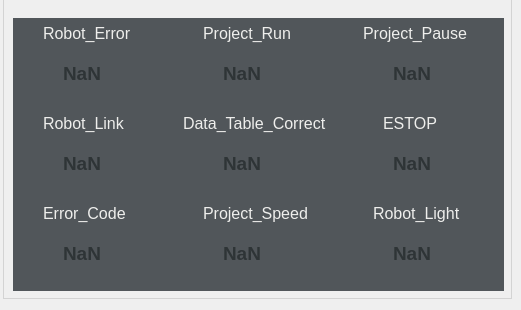
     <widget class="QWidget" name="Robot_Status_tab">
      <attribute name="title">
       <string>TM_Robot_Status</string>
      </attribute>
      <widget class="QGroupBox" name="Robot_Status_groupBox">
       <property name="geometry">
        <rect>
         <x>3</x>
         <y>-2</y>
         <width>509</width>
         <height>301</height>
        </rect>
       </property>
       <property name="font">
        <font>
         <family>Ubuntu Condensed</family>
         <pointsize>18</pointsize>
         <weight>50</weight>
         <italic>true</italic>
         <bold>false</bold>
         <underline>false</underline>
         <strikeout>false</strikeout>
         <kerning>true</kerning>
        </font>
       </property>
       <property name="styleSheet">
        <string notr="true">        QGroupBox {
            border-color: rgb(50, 50, 50);
            border: 2px solid lightgray;
            border-width: 0.5px;
            border-style: solid;
            margin-top: 1ex;  /* leave space at the top for the title */
        }
        QGroupBox::title {
            subcontrol-origin: margin;
            subcontrol-position: top left;
            left: 10px;
            margin-left: 0px;
            padding: 0  3px;
        }</string>
       </property>
       <property name="title">
        <string/>
       </property>
       <property name="flat">
        <bool>false</bool>
       </property>
       <widget class="QWidget" name="widget_Robot_Status_black" native="true">
        <property name="geometry">
         <rect>
          <x>10</x>
          <y>20</y>
          <width>491</width>
          <height>273</height>
         </rect>
        </property>
        <property name="styleSheet">
         <string notr="true">background-color: rgb(81, 86, 90);</string>
        </property>
        <widget class="QWidget" name="widget_Project_Run" native="true">
         <property name="geometry">
          <rect>
           <x>160</x>
           <y>0</y>
           <width>161</width>
           <height>81</height>
          </rect>
         </property>
         <property name="styleSheet">
          <string notr="true">background-color: rgb(81, 86, 90);</string>
         </property>
         <widget class="QLabel" name="Project_Run_label">
          <property name="geometry">
           <rect>
            <x>30</x>
            <y>0</y>
            <width>161</width>
            <height>31</height>
           </rect>
          </property>
          <property name="font">
           <font>
            <pointsize>8</pointsize>
           </font>
          </property>
          <property name="styleSheet">
           <string notr="true">co</string>
          </property>
          <property name="text">
           <string>&lt;html&gt;&lt;head/&gt;&lt;body&gt;&lt;p&gt;&lt;span style=&quot; font-size:12pt; color:#eeeeec;&quot;&gt;Project_Run&lt;/span&gt;&lt;/p&gt;&lt;/body&gt;&lt;/html&gt;</string>
          </property>
         </widget>
         <widget class="QLabel" name="project_run_status_label">
          <property name="geometry">
           <rect>
            <x>50</x>
            <y>40</y>
            <width>61</width>
            <height>31</height>
           </rect>
          </property>
          <property name="font">
           <font>
            <pointsize>8</pointsize>
           </font>
          </property>
          <property name="styleSheet">
           <string notr="true">co</string>
          </property>
          <property name="text">
           <string>&lt;html&gt;&lt;head/&gt;&lt;body&gt;&lt;p&gt;&lt;span style=&quot; font-size:14pt; font-weight:600; color:#2e3436;&quot;&gt;NaN&lt;/span&gt;&lt;/p&gt;&lt;/body&gt;&lt;/html&gt;</string>
          </property>
         </widget>
        </widget>
        <widget class="QWidget" name="widget_Project_Pause" native="true">
         <property name="geometry">
          <rect>
           <x>330</x>
           <y>0</y>
           <width>161</width>
           <height>81</height>
          </rect>
         </property>
         <property name="styleSheet">
          <string notr="true">background-color: rgb(81, 86, 90);</string>
         </property>
         <widget class="QLabel" name="Project_Pause_label">
          <property name="geometry">
           <rect>
            <x>20</x>
            <y>0</y>
            <width>161</width>
            <height>31</height>
           </rect>
          </property>
          <property name="font">
           <font>
            <pointsize>8</pointsize>
           </font>
          </property>
          <property name="styleSheet">
           <string notr="true">co</string>
          </property>
          <property name="text">
           <string>&lt;html&gt;&lt;head/&gt;&lt;body&gt;&lt;p&gt;&lt;span style=&quot; font-size:12pt; color:#eeeeec;&quot;&gt;Project_Pause&lt;/span&gt;&lt;/p&gt;&lt;/body&gt;&lt;/html&gt;</string>
          </property>
         </widget>
         <widget class="QLabel" name="project_pause_status_label">
          <property name="geometry">
           <rect>
            <x>50</x>
            <y>40</y>
            <width>61</width>
            <height>31</height>
           </rect>
          </property>
          <property name="font">
           <font>
            <pointsize>8</pointsize>
           </font>
          </property>
          <property name="styleSheet">
           <string notr="true">co</string>
          </property>
          <property name="text">
           <string>&lt;html&gt;&lt;head/&gt;&lt;body&gt;&lt;p&gt;&lt;span style=&quot; font-size:14pt; font-weight:600; color:#2e3436;&quot;&gt;NaN&lt;/span&gt;&lt;/p&gt;&lt;/body&gt;&lt;/html&gt;</string>
          </property>
         </widget>
        </widget>
        <widget class="QWidget" name="widget_Robot_Link" native="true">
         <property name="geometry">
          <rect>
           <x>0</x>
           <y>90</y>
           <width>161</width>
           <height>81</height>
          </rect>
         </property>
         <property name="styleSheet">
          <string notr="true">background-color: rgb(81, 86, 90);</string>
         </property>
         <widget class="QLabel" name="Robot_Link_label">
          <property name="geometry">
           <rect>
            <x>30</x>
            <y>0</y>
            <width>161</width>
            <height>31</height>
           </rect>
          </property>
          <property name="font">
           <font>
            <pointsize>8</pointsize>
           </font>
          </property>
          <property name="styleSheet">
           <string notr="true">co</string>
          </property>
          <property name="text">
           <string>&lt;html&gt;&lt;head/&gt;&lt;body&gt;&lt;p&gt;&lt;span style=&quot; font-size:12pt; color:#eeeeec;&quot;&gt;Robot_Link&lt;/span&gt;&lt;/p&gt;&lt;/body&gt;&lt;/html&gt;</string>
          </property>
         </widget>
         <widget class="QLabel" name="robot_link_status_label">
          <property name="geometry">
           <rect>
            <x>50</x>
            <y>40</y>
            <width>61</width>
            <height>31</height>
           </rect>
          </property>
          <property name="font">
           <font>
            <pointsize>8</pointsize>
           </font>
          </property>
          <property name="styleSheet">
           <string notr="true">co</string>
          </property>
          <property name="text">
           <string>&lt;html&gt;&lt;head/&gt;&lt;body&gt;&lt;p&gt;&lt;span style=&quot; font-size:14pt; font-weight:600; color:#2e3436;&quot;&gt;NaN&lt;/span&gt;&lt;/p&gt;&lt;/body&gt;&lt;/html&gt;</string>
          </property>
         </widget>
        </widget>
        <widget class="QWidget" name="widget_ESTOP" native="true">
         <property name="geometry">
          <rect>
           <x>330</x>
           <y>90</y>
           <width>161</width>
           <height>81</height>
          </rect>
         </property>
         <property name="styleSheet">
          <string notr="true">background-color: rgb(81, 86, 90);</string>
         </property>
         <widget class="QLabel" name="ESTOP_label">
          <property name="geometry">
           <rect>
            <x>40</x>
            <y>0</y>
            <width>161</width>
            <height>31</height>
           </rect>
          </property>
          <property name="font">
           <font>
            <pointsize>8</pointsize>
           </font>
          </property>
          <property name="styleSheet">
           <string notr="true">co</string>
          </property>
          <property name="text">
           <string>&lt;html&gt;&lt;head/&gt;&lt;body&gt;&lt;p&gt;&lt;span style=&quot; font-size:12pt; color:#eeeeec;&quot;&gt;ESTOP&lt;/span&gt;&lt;/p&gt;&lt;/body&gt;&lt;/html&gt;</string>
          </property>
         </widget>
         <widget class="QLabel" name="estop_status_label">
          <property name="geometry">
           <rect>
            <x>50</x>
            <y>40</y>
            <width>61</width>
            <height>31</height>
           </rect>
          </property>
          <property name="font">
           <font>
            <pointsize>8</pointsize>
           </font>
          </property>
          <property name="styleSheet">
           <string notr="true">co</string>
          </property>
          <property name="text">
           <string>&lt;html&gt;&lt;head/&gt;&lt;body&gt;&lt;p&gt;&lt;span style=&quot; font-size:14pt; font-weight:600; color:#2e3436;&quot;&gt;NaN&lt;/span&gt;&lt;/p&gt;&lt;/body&gt;&lt;/html&gt;</string>
          </property>
         </widget>
        </widget>
        <widget class="QWidget" name="widget_Data_Table_Correct" native="true">
         <property name="geometry">
          <rect>
           <x>160</x>
           <y>90</y>
           <width>161</width>
           <height>81</height>
          </rect>
         </property>
         <property name="styleSheet">
          <string notr="true">background-color: rgb(81, 86, 90);</string>
         </property>
         <widget class="QLabel" name="Data_Table_Correct_label">
          <property name="geometry">
           <rect>
            <x>10</x>
            <y>0</y>
            <width>161</width>
            <height>31</height>
           </rect>
          </property>
          <property name="font">
           <font>
            <pointsize>8</pointsize>
           </font>
          </property>
          <property name="styleSheet">
           <string notr="true">co</string>
          </property>
          <property name="text">
           <string>&lt;html&gt;&lt;head/&gt;&lt;body&gt;&lt;p&gt;&lt;span style=&quot; font-size:12pt; color:#eeeeec;&quot;&gt;Data_Table_Correct&lt;/span&gt;&lt;/p&gt;&lt;/body&gt;&lt;/html&gt;</string>
          </property>
         </widget>
         <widget class="QLabel" name="data_table_correct_status_label">
          <property name="geometry">
           <rect>
            <x>50</x>
            <y>40</y>
            <width>61</width>
            <height>31</height>
           </rect>
          </property>
          <property name="font">
           <font>
            <pointsize>8</pointsize>
           </font>
          </property>
          <property name="styleSheet">
           <string notr="true">co</string>
          </property>
          <property name="text">
           <string>&lt;html&gt;&lt;head/&gt;&lt;body&gt;&lt;p&gt;&lt;span style=&quot; font-size:14pt; font-weight:600; color:#2e3436;&quot;&gt;NaN&lt;/span&gt;&lt;/p&gt;&lt;/body&gt;&lt;/html&gt;</string>
          </property>
         </widget>
        </widget>
        <widget class="QWidget" name="widget_Robot_Light" native="true">
         <property name="geometry">
          <rect>
           <x>330</x>
           <y>180</y>
           <width>161</width>
           <height>81</height>
          </rect>
         </property>
         <property name="styleSheet">
          <string notr="true">background-color: rgb(81, 86, 90);</string>
         </property>
         <widget class="QLabel" name="Robot_Light_label">
          <property name="geometry">
           <rect>
            <x>30</x>
            <y>0</y>
            <width>161</width>
            <height>31</height>
           </rect>
          </property>
          <property name="font">
           <font>
            <pointsize>8</pointsize>
           </font>
          </property>
          <property name="styleSheet">
           <string notr="true">co</string>
          </property>
          <property name="text">
           <string>&lt;html&gt;&lt;head/&gt;&lt;body&gt;&lt;p&gt;&lt;span style=&quot; font-size:12pt; color:#eeeeec;&quot;&gt;Robot_Light&lt;/span&gt;&lt;/p&gt;&lt;/body&gt;&lt;/html&gt;</string>
          </property>
         </widget>
         <widget class="QLabel" name="robot_light_status_label">
          <property name="geometry">
           <rect>
            <x>50</x>
            <y>40</y>
            <width>61</width>
            <height>31</height>
           </rect>
          </property>
          <property name="font">
           <font>
            <pointsize>8</pointsize>
           </font>
          </property>
          <property name="styleSheet">
           <string notr="true">co</string>
          </property>
          <property name="text">
           <string>&lt;html&gt;&lt;head/&gt;&lt;body&gt;&lt;p&gt;&lt;span style=&quot; font-size:14pt; font-weight:600; color:#2e3436;&quot;&gt;NaN&lt;/span&gt;&lt;/p&gt;&lt;/body&gt;&lt;/html&gt;</string>
          </property>
         </widget>
        </widget>
        <widget class="QWidget" name="widget_Robot_Error" native="true">
         <property name="geometry">
          <rect>
           <x>0</x>
           <y>180</y>
           <width>161</width>
           <height>81</height>
          </rect>
         </property>
         <property name="styleSheet">
          <string notr="true">background-color: rgb(81, 86, 90);</string>
         </property>
         <widget class="QLabel" name="Error_Code_label">
          <property name="geometry">
           <rect>
            <x>30</x>
            <y>0</y>
            <width>161</width>
            <height>31</height>
           </rect>
          </property>
          <property name="font">
           <font>
            <pointsize>8</pointsize>
           </font>
          </property>
          <property name="styleSheet">
           <string notr="true">co</string>
          </property>
          <property name="text">
           <string>&lt;html&gt;&lt;head/&gt;&lt;body&gt;&lt;p&gt;&lt;span style=&quot; font-size:12pt; color:#eeeeec;&quot;&gt;Error_Code&lt;/span&gt;&lt;/p&gt;&lt;/body&gt;&lt;/html&gt;</string>
          </property>
         </widget>
         <widget class="QLabel" name="robot_error_status_label">
          <property name="geometry">
           <rect>
            <x>50</x>
            <y>40</y>
            <width>61</width>
            <height>31</height>
           </rect>
          </property>
          <property name="font">
           <font>
            <pointsize>8</pointsize>
           </font>
          </property>
          <property name="styleSheet">
           <string notr="true">co</string>
          </property>
          <property name="text">
           <string>&lt;html&gt;&lt;head/&gt;&lt;body&gt;&lt;p&gt;&lt;span style=&quot; font-size:14pt; font-weight:600; color:#2e3436;&quot;&gt;NaN&lt;/span&gt;&lt;/p&gt;&lt;/body&gt;&lt;/html&gt;</string>
          </property>
         </widget>
        </widget>
        <widget class="QWidget" name="widget_Error_Code" native="true">
         <property name="geometry">
          <rect>
           <x>160</x>
           <y>180</y>
           <width>161</width>
           <height>81</height>
          </rect>
         </property>
         <property name="styleSheet">
          <string notr="true">background-color: rgb(81, 86, 90);</string>
         </property>
         <widget class="QLabel" name="Project_Speed_label">
          <property name="geometry">
           <rect>
            <x>30</x>
            <y>0</y>
            <width>111</width>
            <height>31</height>
           </rect>
          </property>
          <property name="font">
           <font>
            <pointsize>8</pointsize>
           </font>
          </property>
          <property name="styleSheet">
           <string notr="true">co</string>
          </property>
          <property name="text">
           <string>&lt;html&gt;&lt;head/&gt;&lt;body&gt;&lt;p&gt;&lt;span style=&quot; font-size:12pt; color:#eeeeec;&quot;&gt;Project_Speed&lt;/span&gt;&lt;/p&gt;&lt;/body&gt;&lt;/html&gt;</string>
          </property>
         </widget>
         <widget class="QLabel" name="project_speed_label">
          <property name="geometry">
           <rect>
            <x>50</x>
            <y>40</y>
            <width>91</width>
            <height>31</height>
           </rect>
          </property>
          <property name="font">
           <font>
            <pointsize>8</pointsize>
           </font>
          </property>
          <property name="styleSheet">
           <string notr="true">co</string>
          </property>
          <property name="text">
           <string>&lt;html&gt;&lt;head/&gt;&lt;body&gt;&lt;p&gt;&lt;span style=&quot; font-size:14pt; font-weight:600; color:#2e3436;&quot;&gt;NaN&lt;/span&gt;&lt;/p&gt;&lt;/body&gt;&lt;/html&gt;</string>
          </property>
         </widget>
        </widget>
        <widget class="QWidget" name="widget_Project_Speed" native="true">
         <property name="geometry">
          <rect>
           <x>0</x>
           <y>0</y>
           <width>161</width>
           <height>81</height>
          </rect>
         </property>
         <property name="styleSheet">
          <string notr="true">background-color: rgb(81, 86, 90);</string>
         </property>
         <widget class="QLabel" name="Robot_Error_label">
          <property name="geometry">
           <rect>
            <x>30</x>
            <y>0</y>
            <width>161</width>
            <height>31</height>
           </rect>
          </property>
          <property name="font">
           <font>
            <pointsize>8</pointsize>
           </font>
          </property>
          <property name="styleSheet">
           <string notr="true">co</string>
          </property>
          <property name="text">
           <string>&lt;html&gt;&lt;head/&gt;&lt;body&gt;&lt;p&gt;&lt;span style=&quot; font-size:12pt; color:#eeeeec;&quot;&gt;Robot_Error&lt;/span&gt;&lt;/p&gt;&lt;/body&gt;&lt;/html&gt;</string>
          </property>
         </widget>
         <widget class="QLabel" name="error_code_status_label">
          <property name="geometry">
           <rect>
            <x>50</x>
            <y>40</y>
            <width>101</width>
            <height>31</height>
           </rect>
          </property>
          <property name="font">
           <font>
            <pointsize>8</pointsize>
           </font>
          </property>
          <property name="styleSheet">
           <string notr="true">co</string>
          </property>
          <property name="text">
           <string>&lt;html&gt;&lt;head/&gt;&lt;body&gt;&lt;p&gt;&lt;span style=&quot; font-size:14pt; font-weight:600; color:#2e3436;&quot;&gt;NaN&lt;/span&gt;&lt;/p&gt;&lt;/body&gt;&lt;/html&gt;</string>
          </property>
         </widget>
        </widget>
       </widget>
      </widget>
     </widget>
